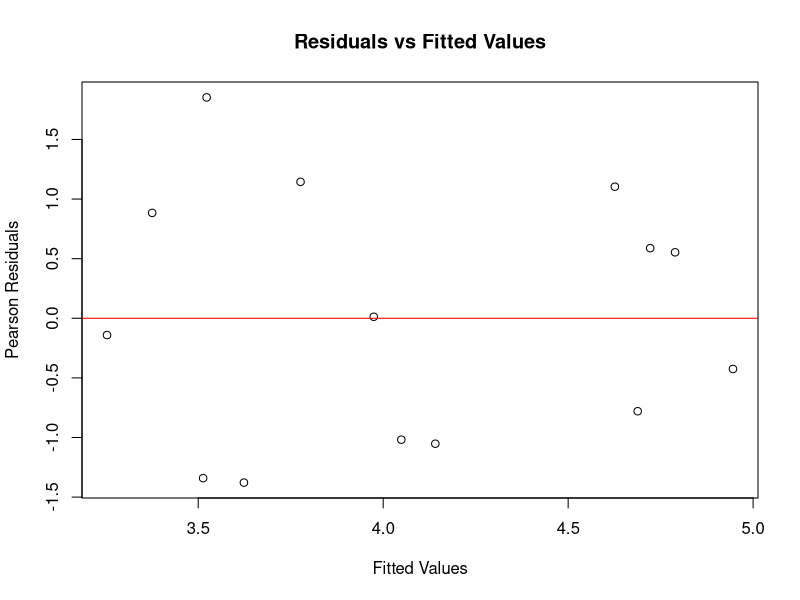

The R script that drew this image:
#exercise 3

year<-c(1970:1983)
crushes<-c(3,6,4,7,6,2,2,4,1,7,3,5,6,1)
distance<-c(281,276,268,269,281,271,
            265,264,267,265,267,260,
            231,249)
m1<-glm(crushes~log(year) + log(distance),family=poisson)
summary(m1)
anova(m1,test="Chisq")
1-pchisq(14.844,11)  #p-value>0.05 so we fail to reject the null hypothesis
                    #the model fits the data well

#confidence interval to see ,if 0 belongs in there
#the effect of that predictor might not be statistically significant.
confint(m1) 

# Calculate residuals
residuals_m1 <- residuals(m1, type = "pearson")

# Calculate fitted values
fitted_values <- fitted(m1)

# Plot residuals vs fitted values
plot(fitted_values, residuals_m1, xlab = "Fitted Values", ylab = "Pearson Residuals", main = "Residuals vs Fitted Values")
abline(h = 0, col = "red")
#test GOF using residuals
#I do not see any pattern so that means that we do not reject Ho
#the model fits the data well